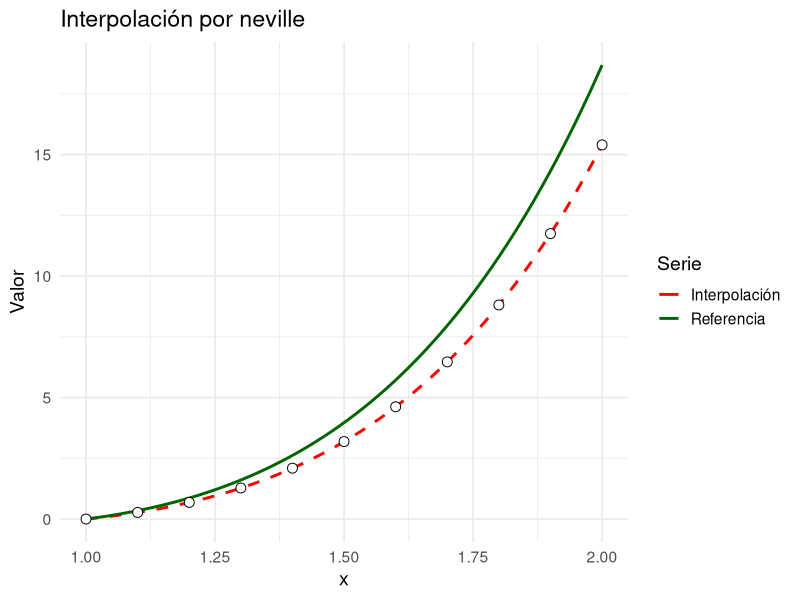
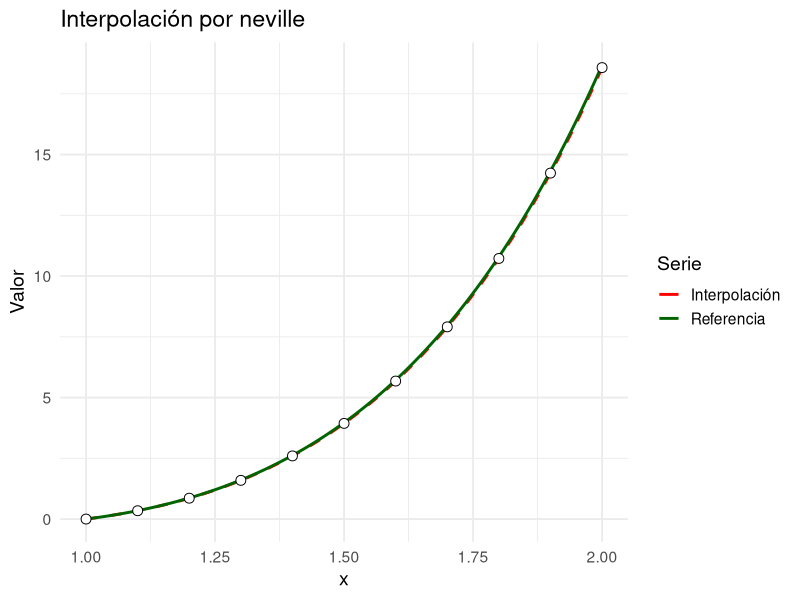
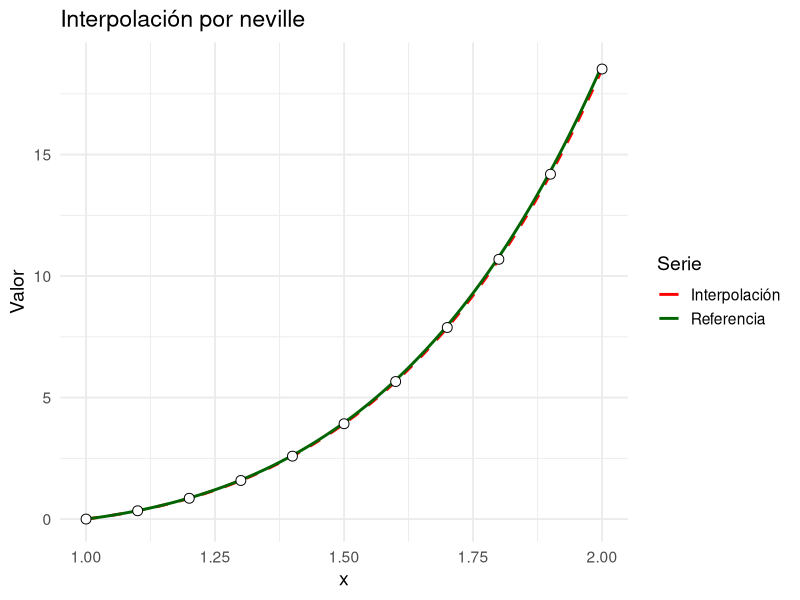
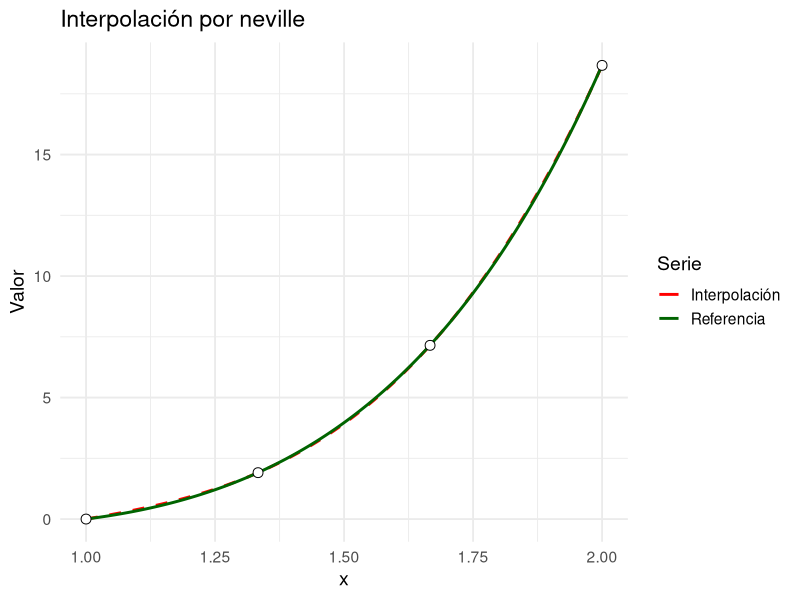
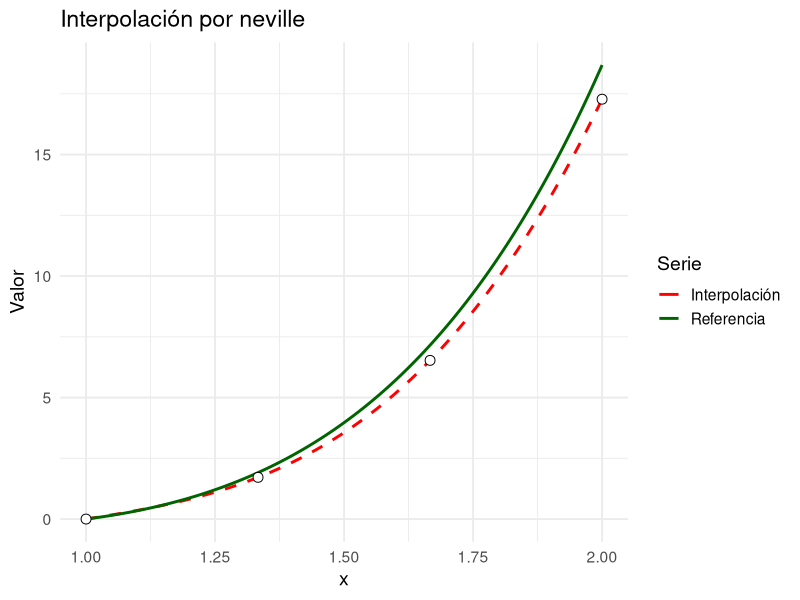
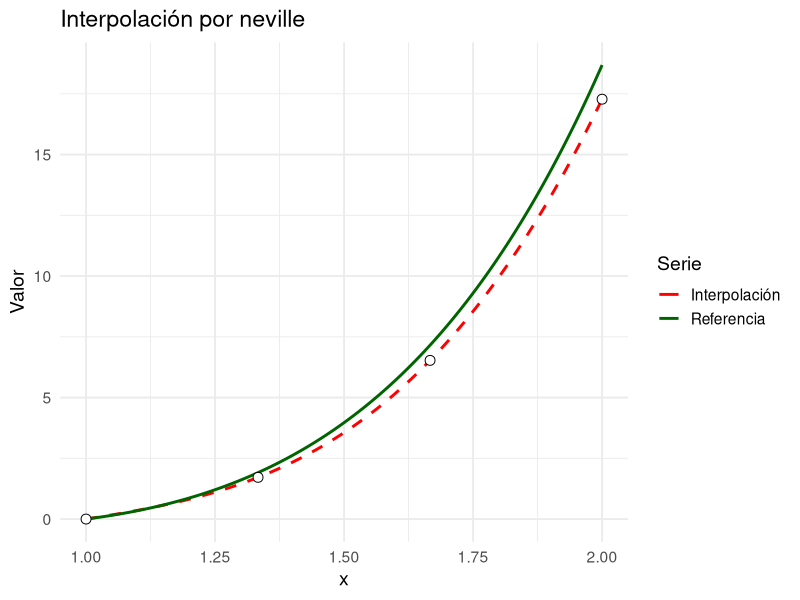
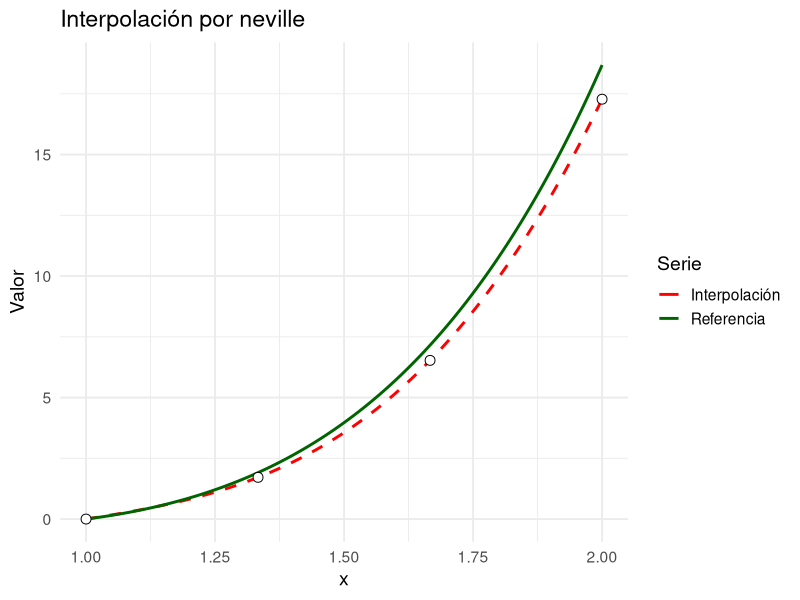

R code for these plots, in order: (Note: this script raises an error after producing the figures.)
library(tidyverse)

neville <- function(nodos, valores, x) {
  stopifnot(is.numeric(nodos),
            is.numeric(valores),
            length(nodos) == length(valores))
  n <- length(nodos)
  Q <- matrix(NA_real_, nrow = n, ncol = n)
  
  # Columna inicial con valores de Y
  Q[, 1] <-  valores
  
  # Construccion de la tabla de Neville
  for (i in 2:n) {
    for (j in 2:i) {
      numerador <- ((x - nodos[i - j + 1]) * Q[i, j - 1] - (x - nodos[i]) * Q[i -
                                                                                1, j - 1])
      denominador <- nodos[i] - nodos[i - j + 1]
      Q[i, j] <-  numerador / denominador
    }
  }
  return(list(valor = Q[n, n], tabla = Q))
}


graficar.polinomio <- function(nodos,
                               a,
                               b,
                               metodo,
                               f = NULL,
                               valores = NULL,
                               df = NULL,
                               derivadas.clamped = NULL,
                               f.referencia = NULL) {
  stopifnot(is.numeric(nodos), length(nodos) >= 2)
  
  if (is.null(f) == is.null(valores)) {
    stop("Debe proveer exactamente uno: 'f' (función) o 'valores' (numérico).")
  }
  
  if (!is.null(f)) {
    stopifnot(is.function(f))
    valores_nodos <- f(nodos)
  } else {
    stopifnot(is.numeric(valores), length(valores) == length(nodos))
    valores_nodos <- valores
  }
  
  derivadas_nodos <- NULL
  if (!is.null(df)) {
    if (is.function(df)) {
      derivadas_nodos <- df(nodos)
    } else if (is.numeric(df)) {
      stopifnot(length(df) == length(nodos))
      derivadas_nodos <- df
    } else {
      stop("`df` debe ser función o vector numérico de derivadas en los nodos.")
    }
  }
  
  if (!is.null(derivadas_nodos)) {
    H <- function(x)
      vapply(
        x,
        function(xx)
          metodo(nodos, valores_nodos, derivadas_nodos, xx)$valor,
        numeric(1)
      )
  } else {
    if (is.null(derivadas.clamped)) {
      H <- function(x)
        vapply(
          x,
          function(xx)
            metodo(nodos, valores_nodos, xx)$valor,
          numeric(1)
        )
    } else {
      H <- function(x)
        vapply(
          x,
          function(xx)
            spline.sujeto(nodos, valores_nodos, derivadas.clamped, xx)$valor,
          numeric(1)
        )
    }
  }
  
  xi <- seq(a, b, length.out = 400)
  
  fx.col <- if (!is.null(f)) f(xi) else NA_real_
  
  fx.ref.col <- if (!is.null(f.referencia)) {
    stopifnot(is.function(f.referencia))
    f.referencia(xi)
  } else {
    NA_real_
  }
  
  df_plot <- data.frame(
    x      = xi,
    Hx     = H(xi),
    fx     = fx.col,
    fx.ref = fx.ref.col
  )
  
  df_nodos <- data.frame(x = nodos, y = valores_nodos)
  
  p <- ggplot(df_plot, aes(x = x))
  
  if (!is.null(f)) {
    p <- p +
      geom_line(
        aes(y = fx,
            color = "Original",
            linetype = "Original"),
        linewidth = 1
      )
  }
  
  p <- p +
    geom_line(
      aes(y = Hx,
          color = "Interpolación",
          linetype = "Interpolación"),
      linewidth = 1
    )
  
  if (!is.null(f.referencia)) {
    p <- p +
      geom_line(
        aes(y = fx.ref,
            color = "Referencia",
            linetype = "Referencia"),
        linewidth = 1
      )
  }
  
  p <- p +
    geom_point(
      data = df_nodos,
      aes(x = x, y = y),
      shape = 21,
      size = 3,
      fill = "white"
    ) +
    scale_color_manual(
      values = c(
        "Original"        = "blue",
        "Interpolación"   = "red",
        "Referencia"      = "darkgreen"
      ),
      name = "Serie"
    ) +
    scale_linetype_manual(
      values = c(
        "Original"        = "solid",
        "Interpolación"   = "dashed",
        "Referencia"      = "solid"
      ),
      guide = "none"
    ) +
    labs(
      title = paste0("Interpolación por ", deparse(substitute(metodo))),
      y = "Valor"
    ) +
    theme_minimal(base_size = 14)
  
  p
}

#############################################

metodo.euler <- function(a, b, N, alfa, f){
  h <- (b - a) / N
  t <- a
  w <- alfa
  T <- numeric(N + 1)
  W <- numeric(N + 1)
  T[1] <- t
  W[1] <- w
  for (i in 2:(N+1)) {
    W[i] <- W[i-1] + h*f(T[i-1],W[i-1])
    T[i] <- t + (i - 1)*h
  }
  
  tabla <- data.frame(t = T, w = W)
  
  return(list(t = T, w = W, tabla = tabla))
}

prueba <- metodo.euler(1, 2, 10, 0, function(t, w) (2/t)*w + t^2*exp(t))
nodos <- prueba$t
valores <- prueba$w

graficar.polinomio(nodos, 1, 2, neville, valores = valores, f.referencia = function(x) x^2*(exp(x)-exp(1)))

metodo.euler.predictor.corrector <- function(a, b, N, alfa, f){
  h <- (b - a) / N
  t <- a
  w <- alfa
  T <- numeric(N + 1)
  W <- numeric(N + 1)
  T[1] <- t
  W[1] <- w
  for (i in 2:(N+1)) {
    W[i] <- W[i-1] + h*f(T[i-1],W[i-1]) #predictor
    T[i] <- T[i - 1] + h
    W[i] <- W[i-1] + (h/2)*(f(T[i-1], W[i-1]) + f(T[i], W[i])) #corrector
  }
  
  tabla <- data.frame(t = T, w = W)
  
  return(list(t = T, w = W, tabla = tabla))
}

prueba.corrector <- metodo.euler.predictor.corrector(1, 2, 10, 0, function(t, w) (2/t)*w + t^2*exp(t))
nodos.corr <- prueba.corrector$t
valores.corr <- prueba.corrector$w

graficar.polinomio(nodos.corr, 1, 2, neville, valores = valores.corr, f.referencia = function(x) x^2*(exp(x)-exp(1)))

runge.kutta.punto.medio <- function(a, b, N, alfa, f){
  h <- (b - a) / N
  t <- a
  w <- alfa
  T <- numeric(N + 1)
  W <- numeric(N + 1)
  T[1] <- t
  W[1] <- w
  for (i in 2:(N+1)) {
    W[i] <- W[i-1] + h*f(T[i-1] + (h/2),W[i-1] + (h/2)*f(T[i-1], W[i-1])) #predictor
    T[i] <- T[i - 1] + h
  }
  
  tabla <- data.frame(t = T, w = W)
  
  return(list(t = T, w = W, tabla = tabla))
}

pba.rkpm <- runge.kutta.punto.medio(1, 2, 10, 0, function(t, w) (2/t)*w + t^2*exp(t))
nodos.rkpm <- pba.rkpm$t
valores.rkpm <- pba.rkpm$w

graficar.polinomio(nodos.rkpm, 1, 2, neville, valores = valores.rkpm, f.referencia = function(x) x^2*(exp(x)-exp(1)))

runge.kutta.cuarto.orden <- function(a, b, N, alfa, f){
  h <- (b - a) / N
  t <- a
  w <- alfa
  T <- numeric(N + 1)
  W <- numeric(N + 1)
  T[1] <- t
  W[1] <- w
  for (i in 2:(N+1)) {
    k1 <- h*f(T[i-1], W[i-1])
    k2 <- h*f(T[i-1] + h/2, W[i-1] + k1/2)
    k3 <- h*f(T[i-1] + h/2, W[i-1] + k2/2)
    k4 <- h*f(T[i-1] + h, W[i-1] + k3)
    
    W[i] <- W[i-1] + (1/6)*(k1 + 2*k2 + 2*k3 + k4)
    T[i] <- T[i - 1] + h
  }
  
  tabla <- data.frame(t = T, w = W)
  
  return(list(t = T, w = W, tabla = tabla))
}

pba.rk4o <- runge.kutta.cuarto.orden(1, 2, 3, 0, function(t, w) (2/t)*w + t^2*exp(t))
nodos.rk4o <- pba.rk4o$t
valores.rk4o <- pba.rk4o$w

graficar.polinomio(nodos.rk4o, 1, 2, neville, valores = valores.rk4o, f.referencia = function(x) x^2*(exp(x)-exp(1)))


euler.modificado <- function(a, b, N, alfa, f){
  h <- (b - a) / N
  t <- a
  w <- alfa
  T <- numeric(N + 1)
  W <- numeric(N + 1)
  T[1] <- t
  W[1] <- w
  for (i in 2:(N+1)) {
    W[i] <- W[i-1] + h*f(T[i-1] + h/2, W[i-1] + (h/2)*f(T[i-1], W[i-1]))
    T[i] <- T[i - 1] + h
  }
  
  tabla <- data.frame(t = T, w = W)
  
  return(list(t = T, w = W, tabla = tabla))
}

pba.e.mod <- euler.modificado(1, 2, 3, 0, function(t, w) (2/t)*w + t^2*exp(t))
nodos.e.mod <- pba.e.mod$t
valores.e.mod <- pba.e.mod$w

graficar.polinomio(nodos.e.mod, 1, 2, neville, valores = valores.e.mod, f.referencia = function(x) x^2*(exp(x)-exp(1)))

tercer.orden.huen <- function(a, b, N, alfa, f){
  h <- (b - a) / N
  t <- a
  w <- alfa
  T <- numeric(N + 1)
  W <- numeric(N + 1)
  T[1] <- t
  W[1] <- w
  for (i in 2:(N+1)) {
    k1 <- f(T[i-1], W[i-1])
    k2 <- f(T[i-1] + h/3, W[i-1] + k1*(h/3))
    k3 <- f(T[i-1] + (2/3)*h, W[i-1] + (2*h/3)*k2)

    W[i] <- W[i-1] + (h/4)*(k1 + 3*k3)
    T[i] <- T[i - 1] + h
  }
  
  tabla <- data.frame(t = T, w = W)
  
  return(list(t = T, w = W, tabla = tabla))
}

pba.huen <- euler.modificado(1, 2, 3, 0, function(t, w) (2/t)*w + t^2*exp(t))
nodos.huen <- pba.huen$t
valores.huen <- pba.huen$w

graficar.polinomio(nodos.huen, 1, 2, neville, valores = valores.huen, f.referencia = function(x) x^2*(exp(x)-exp(1)))

tercer.orden.runge.kutta <- function(a, b, N, alfa, f){
  h <- (b - a) / N
  t <- a
  w <- alfa
  T <- numeric(N + 1)
  W <- numeric(N + 1)
  T[1] <- t
  W[1] <- w
  for (i in 2:(N+1)) {
    k1 <- f(T[i-1], W[i-1])
    k2 <- f(T[i-1] + h/2, W[i-1] + k1*(h/2))
    k3 <- f(T[i-1] + h, W[i-1] - h*k1 + 2*h*k2)
    
    W[i] <- W[i-1] + (h/6)*(k1 + 4*k2 + k3)
    T[i] <- T[i - 1] + h
  }
  
  tabla <- data.frame(t = T, w = W)
  
  return(list(t = T, w = W, tabla = tabla))
}

pba.runge.kutta.3 <- euler.modificado(1, 2, 3, 0, function(t, w) (2/t)*w + t^2*exp(t))
nodos.runge.kutta.3 <- pba.runge.kutta.3$t
valores.runge.kutta.3 <- pba.runge.kutta.3$w

graficar.polinomio(nodos.runge.kutta.3, 1, 2, neville, valores = valores.runge.kutta.3, f.referencia = function(x) x^2*(exp(x)-exp(1)))


exp_matriz <- function(A, t) {
  eig <- eigen(A)
  C <- eig$vectors
  D <- diag(exp(t * eig$values))
  C %*% D %*% solve(C)
}

A <- matrix(c(3, -1, -2, 2), nrow = 2, byrow = TRUE)
t <- 1
exp_matriz(A, t)

resolver.sistema.diferencial <- function(A, condiciones.iniciales, t.puntos) {
  nombres <- sapply(condiciones.iniciales, function(x) as.character(x[[1]]))
  B <- matrix(as.numeric(sapply(condiciones.iniciales, function(x) x[[2]])), ncol = 1)
  sol.mat <- sapply(t.puntos, function(t) exp_matriz(A, t) %*% B)
  if (is.vector(sol.mat)) sol.mat <- matrix(sol.mat, nrow = nrow(A))
  rownames(sol.mat) <- nombres
  soluciones <- lapply(seq_len(nrow(sol.mat)), function(i) as.numeric(sol.mat[i, ]))
  names(soluciones) <- nombres
  list(tiempos = t.puntos, soluciones = soluciones)
}

A <- matrix(c(3, -1, -2, 2), nrow = 2, byrow = TRUE)
condiciones <- list(list("x1", 90), list("x2", 150))
t.grid <- seq(0, 1, by = 0.25)
res <- resolver.sistema.diferencial(A, condiciones, t.grid)
data.frame(t = res$tiempos, do.call(cbind, res$soluciones))

A <- matrix(c(3,-2,0,-2,3,0,0,0,5), 3, 3, byrow = TRUE)
cond <- list(list("x1",2), list("x2",1), list("x3",3))
ts <- seq(0, 1, by = 0.25)
res <- resolver.sistema.puntos(A, cond, ts)
data.frame(t = res$tiempos, do.call(cbind, res$soluciones))
